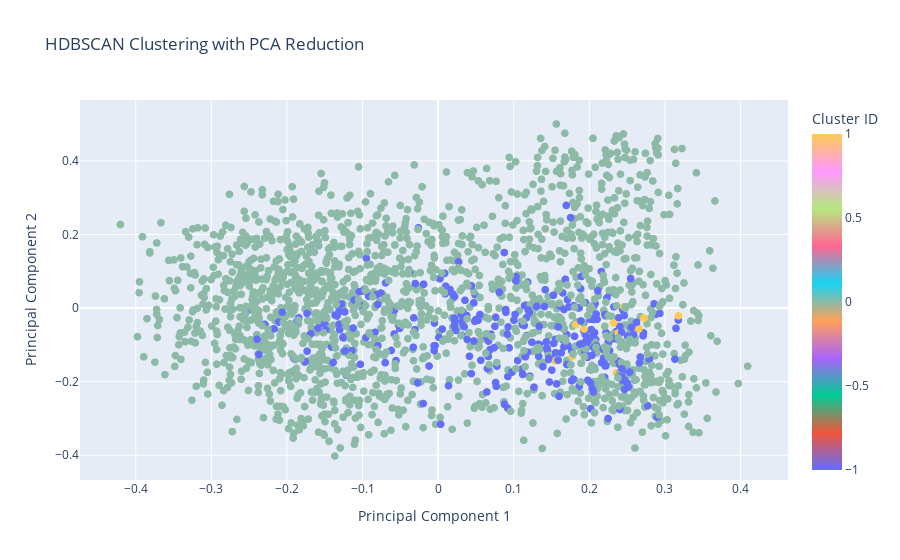

Notebook source saved alongside this figure:
### Code cell
import numpy as np
import hdbscan
from sklearn.decomposition import PCA
import plotly.express as px

# Generate sample data (replace this with your actual embeddings)
from sklearn.datasets import make_blobs

embeddings = df['description_embedding']  # Replace `data` with your actual embeddings

import numpy as np
import hdbscan
from sklearn.decomposition import PCA
import plotly.express as px
import pandas as pd

# Assuming `embeddings` is your array of text embeddings
# Assuming `product_names` is a list of names corresponding to these embeddings
product_names = df['product_name']  # Example names

embeddings = df['description_embedding']

if isinstance(embeddings, list):
    embeddings = np.array([np.array(embed) for embed in embeddings])
elif isinstance(embeddings, pd.Series):
    embeddings = np.stack(embeddings.values)
    
# Check the shape to ensure it's 2D
print('Embeddings shape:', embeddings.shape)

# Apply HDBSCAN
clusterer = hdbscan.HDBSCAN(min_cluster_size=10, min_samples=5, gen_min_span_tree=True)
labels = clusterer.fit_predict(embeddings)

# Dimensionality Reduction for Visualization
pca = PCA(n_components=2)
reduced_data = pca.fit_transform(embeddings)

# Create a DataFrame for Plotly, including product names
df = pd.DataFrame(reduced_data, columns=['PCA1', 'PCA2'])
df['Cluster'] = labels
df['Product Name'] = product_names  # Add product names to the DataFrame

# Visualization using Plotly
fig = px.scatter(df, x='PCA1', y='PCA2', color='Cluster', color_continuous_scale=px.colors.qualitative.Plotly,
                 hover_data=['Product Name'],
                 title="HDBSCAN Clustering with PCA Reduction",
                 labels={"Cluster": "Cluster ID", "PCA1": "Principal Component 1", "PCA2": "Principal Component 2"})
fig.update_traces(marker=dict(size=8))
fig.show()

### Figure 1 — Plotly figure (JSON) as saved in the notebook; plotly's stock layout.template omitted (floating-point values rounded to 4 significant figures; data arrays with more than 128 entries replaced by an {"elided": "..."} marker saying what was removed)
{"data": [{"customdata": {"elided": "2074x1 str values"}, "hovertemplate": "Principal Component 1=%{x}<br>Principal Component 2=%{y}<br>Product Name=%{customdata[0]}<br>Cluster ID=%{marker.color}<extra></extra>", "legendgroup": "", "marker": {"color": {"elided": "2074 int values"}, "coloraxis": "coloraxis", "size": 8, "symbol": "circle"}, "mode": "markers", "name": "", "showlegend": false, "type": "scattergl", "x": {"elided": "2074 float values"}, "xaxis": "x", "y": {"elided": "2074 float values"}, "yaxis": "y"}], "layout": {"coloraxis": {"colorbar": {"title": {"text": "Cluster ID"}}, "colorscale": [[0, "#636EFA"], [0.1111, "#EF553B"], [0.2222, "#00CC96"], [0.3333, "#AB63FA"], [0.4444, "#FFA15A"], [0.5556, "#19D3F3"], [0.6667, "#FF6692"], [0.7778, "#B6E880"], [0.8889, "#FF97FF"], [1, "#FECB52"]]}, "legend": {"tracegroupgap": 0}, "title": {"text": "HDBSCAN Clustering with PCA Reduction"}, "xaxis": {"anchor": "y", "domain": [0, 1], "title": {"text": "Principal Component 1"}}, "yaxis": {"anchor": "x", "domain": [0, 1], "title": {"text": "Principal Component 2"}}}}
